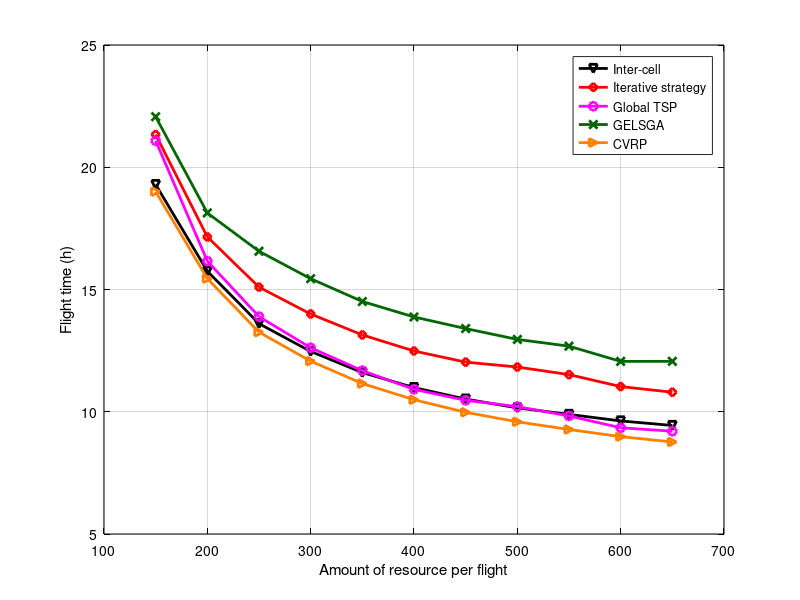

The MATLAB source for this figure: (Note: this script raises an error after producing the figure.)
x = [150 200 250 300 350 400 450 500 550 600 650];
y1 = [21.0827	16.1608	13.8919	12.6167	11.6798	10.9173	10.4683	10.2127	9.82867	9.34568	9.204]; % global tsp
% y2 = [21.3377	17.1505	15.0972	13.998	13.1425	12.485	12.03	11.8292	11.5195	11.0296	10.7994]; % local tsp
y3 = [21.3377	17.1505	15.0972	13.998	13.1425	12.485	12.03	11.8292	11.5195	11.0296	10.7994]; % iterative
y4 = [19.2932	15.7497	13.6034	12.467	11.6035	10.988	10.518	10.1593	9.89127	9.62445	9.43912]; % inter-cell
y5 = [22.0667	18.1313	16.5647	15.4415	14.5097	13.8764	13.4021	12.9581	12.6822	12.0602	12.0618];% GELSGA
y6 = [19.0036	15.4467	13.2557	12.0697	11.1542	10.4925	9.97723	9.58883	9.27468	8.9823	8.76441];% CVRP
close all;
figure1 = figure;
% Create axes
axes1 = axes('Parent',figure1);
plot(x,y4,'-kv', 'LineWidth',2);
hold on;
grid on;
% plot(x,y2,'-bs', 'LineWidth',2);
plot(x,y3,'-rd', 'LineWidth',2);
plot(x,y1,'-mo', 'LineWidth',2);
plot(x,y5,'-x','Color',[0 0.4 0], 'LineWidth',2);
plot(x,y6,'->','Color',[1 0.5 0], 'LineWidth',2);
xlabel('Amount of resource per flight');
ylabel('Flight time (h)');
legend('Inter-cell','Iterative strategy','Global TSP','GELSGA', 'CVRP');
set(axes1,'XColor',[0 0 0],'YColor',[0 0 0]);
ytickformat('%,4.4g');
xtickformat('%,4.4g');
xticks([150 200 250 300 350 400 450 500 550 600 650]);
xlim([150 650]);
hold off;